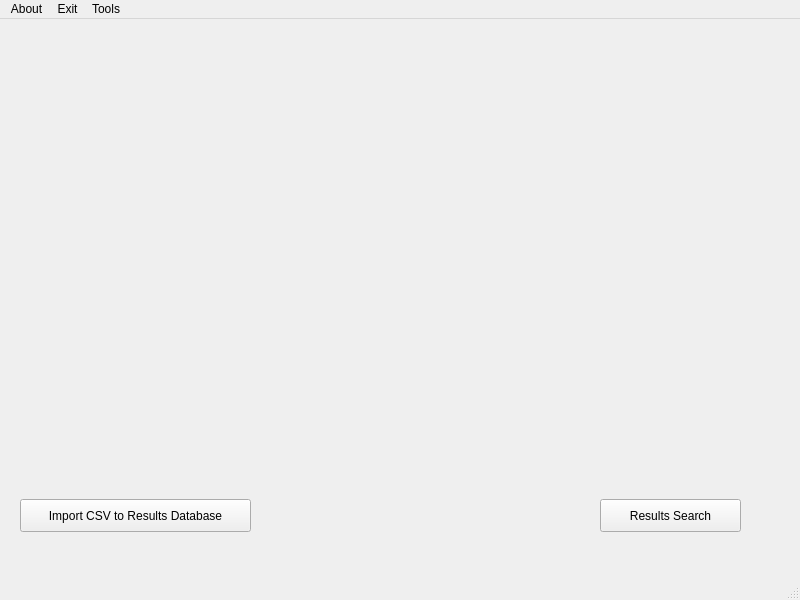
<?xml version="1.0" encoding="UTF-8"?>
<ui version="4.0">
 <class>MainWindow</class>
 <widget class="QMainWindow" name="MainWindow">
  <property name="geometry">
   <rect>
    <x>0</x>
    <y>0</y>
    <width>800</width>
    <height>600</height>
   </rect>
  </property>
  <property name="windowTitle">
   <string>MainWindow</string>
  </property>
  <widget class="QWidget" name="centralwidget">
   <widget class="QPushButton" name="ImportCSV">
    <property name="geometry">
     <rect>
      <x>20</x>
      <y>480</y>
      <width>231</width>
      <height>33</height>
     </rect>
    </property>
    <property name="text">
     <string>Import CSV to Results Database</string>
    </property>
   </widget>
   <widget class="QLabel" name="label_3">
    <property name="geometry">
     <rect>
      <x>210</x>
      <y>20</y>
      <width>351</width>
      <height>91</height>
     </rect>
    </property>
    <property name="text">
     <string/>
    </property>
    <property name="pixmap">
     <pixmap>index.png</pixmap>
    </property>
   </widget>
   <widget class="QPushButton" name="ResultsSearch">
    <property name="geometry">
     <rect>
      <x>600</x>
      <y>480</y>
      <width>141</width>
      <height>33</height>
     </rect>
    </property>
    <property name="text">
     <string>Results Search</string>
    </property>
   </widget>
   <widget class="QLabel" name="label">
    <property name="geometry">
     <rect>
      <x>90</x>
      <y>400</y>
      <width>81</width>
      <height>71</height>
     </rect>
    </property>
    <property name="text">
     <string/>
    </property>
    <property name="pixmap">
     <pixmap>excel.png</pixmap>
    </property>
    <property name="scaledContents">
     <bool>true</bool>
    </property>
   </widget>
   <widget class="QLabel" name="label_4">
    <property name="geometry">
     <rect>
      <x>620</x>
      <y>390</y>
      <width>91</width>
      <height>81</height>
     </rect>
    </property>
    <property name="text">
     <string/>
    </property>
    <property name="pixmap">
     <pixmap>search.png</pixmap>
    </property>
    <property name="scaledContents">
     <bool>true</bool>
    </property>
   </widget>
  </widget>
  <widget class="QMenuBar" name="menubar">
   <property name="geometry">
    <rect>
     <x>0</x>
     <y>0</y>
     <width>800</width>
     <height>29</height>
    </rect>
   </property>
   <widget class="QMenu" name="menuAbout">
    <property name="title">
     <string>About</string>
    </property>
   </widget>
   <widget class="QMenu" name="menuExit">
    <property name="title">
     <string>Exit</string>
    </property>
   </widget>
   <widget class="QMenu" name="menuTools">
    <property name="title">
     <string>Tools</string>
    </property>
    <addaction name="actionAdd_New_Member"/>
   </widget>
   <addaction name="menuAbout"/>
   <addaction name="menuExit"/>
   <addaction name="menuTools"/>
  </widget>
  <widget class="QStatusBar" name="statusbar"/>
  <action name="actionThis">
   <property name="text">
    <string>This</string>
   </property>
  </action>
  <action name="actionsomething">
   <property name="text">
    <string>something</string>
   </property>
  </action>
  <action name="actionAdd_New_Member">
   <property name="text">
    <string>Add New Member</string>
   </property>
  </action>
 </widget>
 <resources/>
 <connections/>
</ui>
